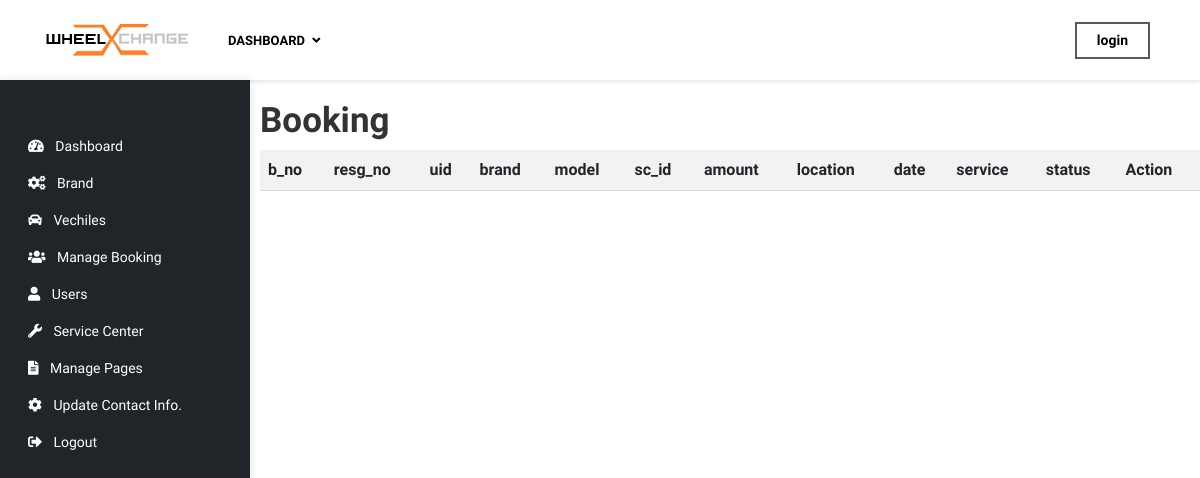
/admin/booking.php, run on an earlier commit of the app's database.
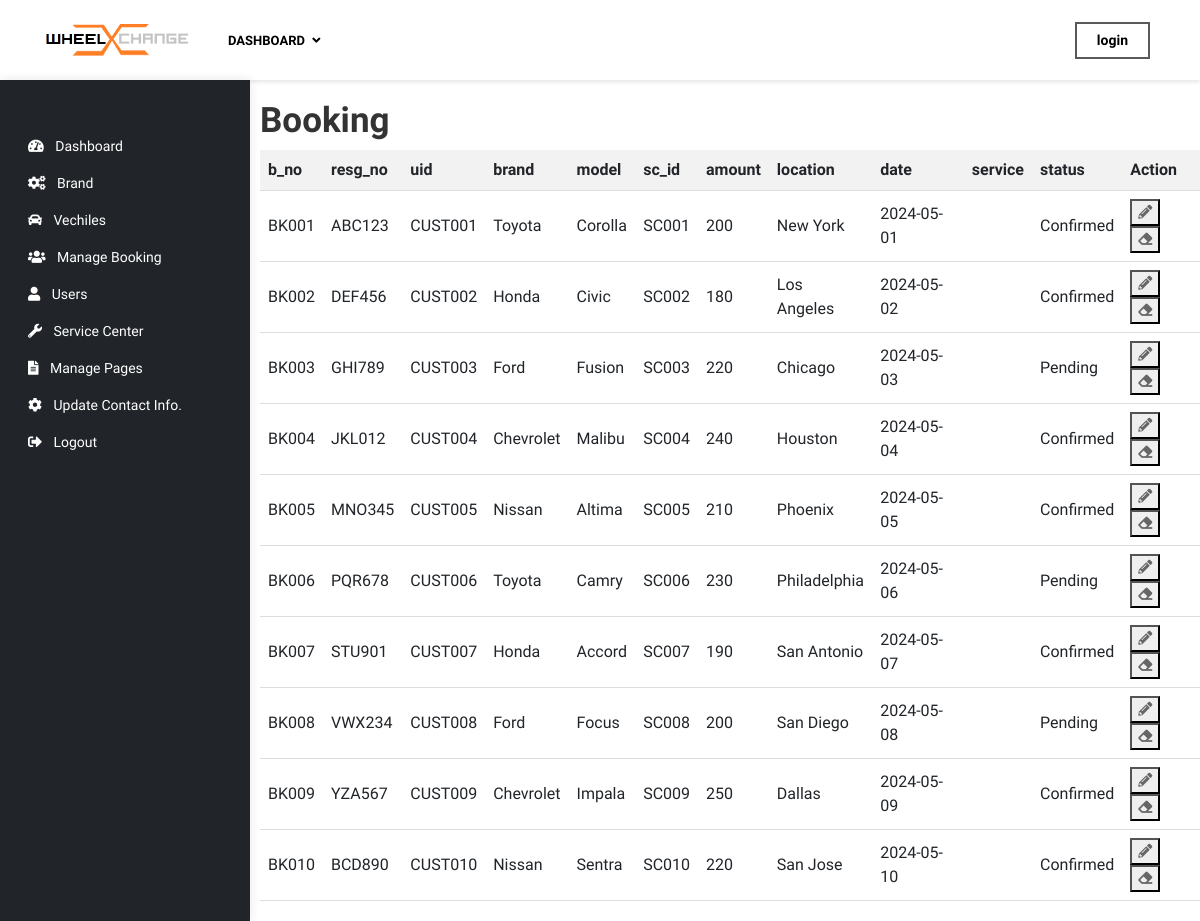
And on a later commit of the database.
### tables this page shows
CREATE TABLE `booking` (
  `b_no` varchar(11) NOT NULL,
  `resg_no` varchar(11) NOT NULL,
  `uid` varchar(11) NOT NULL,
  `brand` varchar(11) NOT NULL,
  `model` varchar(11) NOT NULL,
  `sc_id` varchar(11) NOT NULL,
  `amount` int(11) NOT NULL,
  `location` varchar(21) NOT NULL,
  `date` date NOT NULL,
  `status` varchar(11) NOT NULL
);

### admin/booking.php (the view, shortened to what this page needs)
<?php
include ('../config.php');
?>
<!DOCTYPE html>
<html lang="en">
<head>
    <link href="../plugins/bootstrap/bootstrap.min.css" rel="stylesheet">
    <link href="../plugins/bootstrap/bootstrap-slider.css" rel="stylesheet">
    <link href="../plugins/font-awesome/css/font-awesome.min.css" rel="stylesheet">
    <link href="../plugins/slick/slick.css" rel="stylesheet">
    <link href="../plugins/slick/slick-theme.css" rel="stylesheet">
    <link href="../plugins/jquery-nice-select/css/nice-select.css" rel="stylesheet">
    <link rel="stylesheet" href="https://cdn.jsdelivr.net/npm/bootstrap@5.3.2/dist/css/bootstrap.min.css"
>
    <link href="../css/style.css" rel="stylesheet">
    <link href="https://cdnjs.cloudflare.com/ajax/libs/font-awesome/5.15.4/css/all.min.css" rel="stylesheet">
</head>
<body>
    <?php include ('header.php'); ?>
    <?php include ('leftbar.php'); ?>
    <div class="main-content">
        <h1>Booking</h1>
        <table>
            <tr>
                <th>b_no</th>
                <th>resg_no</th>
                <th>uid</th>
                <th>brand</th>
                <th>model</th>
                <th>sc_id</th>
                <th>amount</th>
                <th>location</th>
                <th>date</th>
                <th>service</th>
                <th>status</th>
                <th>Action</th>
            </tr>
            <?php
            $sql = "SELECT * FROM booking ";
            $result = mysqli_query($conn, $sql);
            if (mysqli_num_rows($result) > 0) {
                while ($row = mysqli_fetch_assoc($result)) {
                    ?>
                    <tr>
                        <td><?php echo $row['b_no']; ?></td>
                        <td><?php echo $row['resg_no']; ?></td>
                        <td><?php echo $row['uid']; ?></td>
                        <td><?php echo $row['brand']; ?></td>
                        <td><?php echo $row['model']; ?></td>
                        <td><?php echo $row['sc_id']; ?></td>
                        <td><?php echo $row['amount']; ?></td>
                        <td><?php echo $row['location']; ?></td>
                        <td><?php echo $row['date']; ?></td>
                        <td><?php echo $row['service']; ?></td>
                        <td><?php echo $row['status']; ?></td>
                        <td>
                            <button type="button" class="editbtn"> <i class="fas fa-pencil-alt"></i> </button>
                            <button type="button" class=" deletebtn"> <i class="fas fa-eraser"></i> </button>
                        </td>
                    </tr>
                    <?php
                }
            }
            ?>
        </table>
    </div>
</body>
</body>
</html>

What changed in the data, as far as the page shows it:
added booking: b_no "BK001", resg_no "ABC123", uid "CUST001", brand "Toyota", model "Corolla", sc "SC001", amount "200", location "New York", date "2024-05-01", status "Confirmed"
added booking: b_no "BK002", resg_no "DEF456", uid "CUST002", brand "Honda", model "Civic", sc "SC002", amount "180", location "Los Angeles", date "2024-05-02", status "Confirmed"
added booking: b_no "BK003", resg_no "GHI789", uid "CUST003", brand "Ford", model "Fusion", sc "SC003", amount "220", location "Chicago", date "2024-05-03", status "Pending"
added booking: b_no "BK004", resg_no "JKL012", uid "CUST004", brand "Chevrolet", model "Malibu", sc "SC004", amount "240", location "Houston", date "2024-05-04", status "Confirmed"
added booking: b_no "BK005", resg_no "MNO345", uid "CUST005", brand "Nissan", model "Altima", sc "SC005", amount "210", location "Phoenix", date "2024-05-05", status "Confirmed"
added booking: b_no "BK006", resg_no "PQR678", uid "CUST006", brand "Toyota", model "Camry", sc "SC006", amount "230", location "Philadelphia", date "2024-05-06", status "Pending"
added booking: b_no "BK007", resg_no "STU901", uid "CUST007", brand "Honda", model "Accord", sc "SC007", amount "190", location "San Antonio", date "2024-05-07", status "Confirmed"
added booking: b_no "BK008", resg_no "VWX234", uid "CUST008", brand "Ford", model "Focus", sc "SC008", amount "200", location "San Diego", date "2024-05-08", status "Pending"
added booking: b_no "BK009", resg_no "YZA567", uid "CUST009", brand "Chevrolet", model "Impala", sc "SC009", amount "250", location "Dallas", date "2024-05-09", status "Confirmed"
added booking: b_no "BK010", resg_no "BCD890", uid "CUST010", brand "Nissan", model "Sentra", sc "SC010", amount "220", location "San Jose", date "2024-05-10", status "Confirmed"
